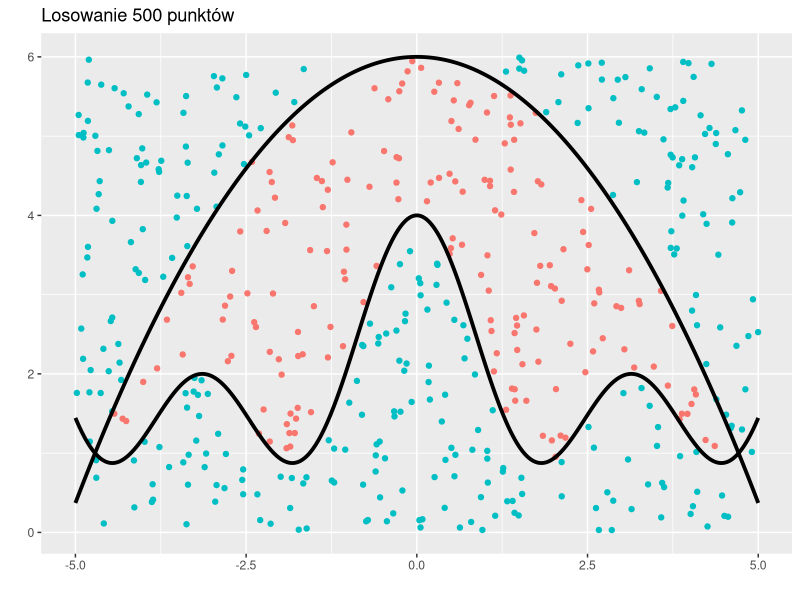
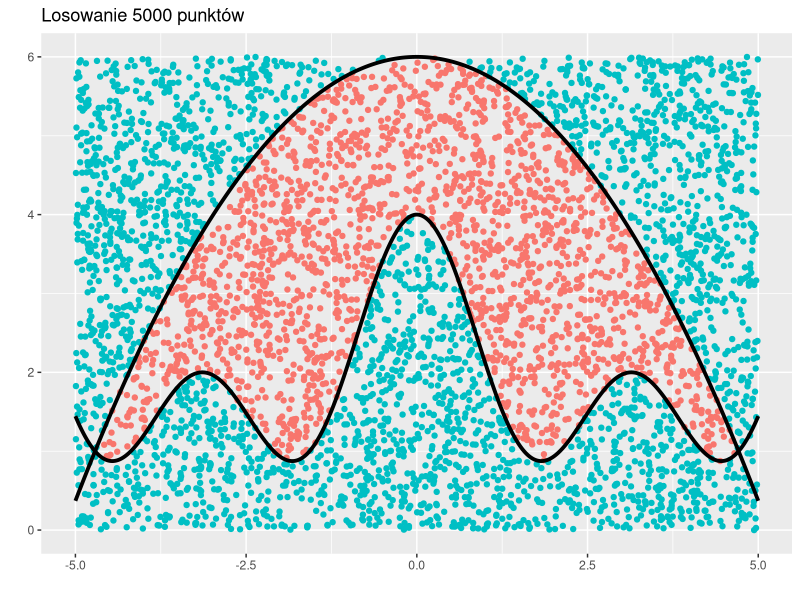
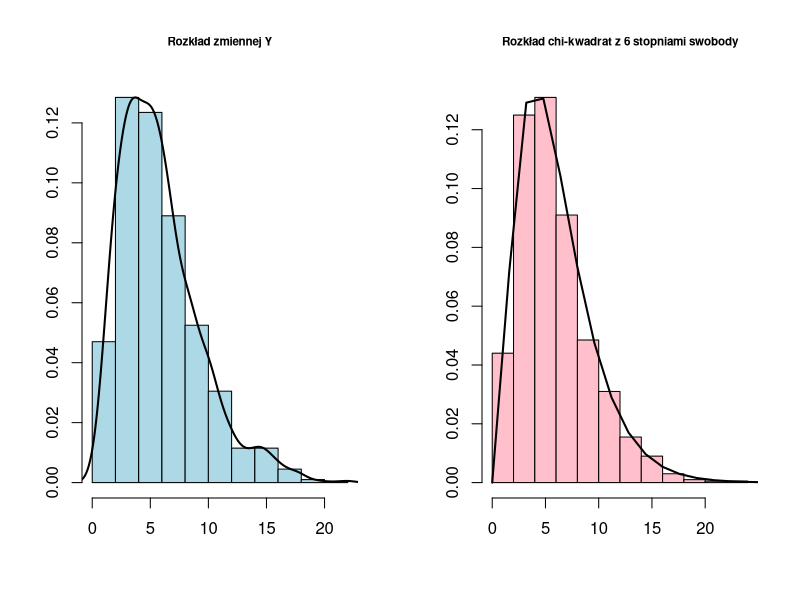
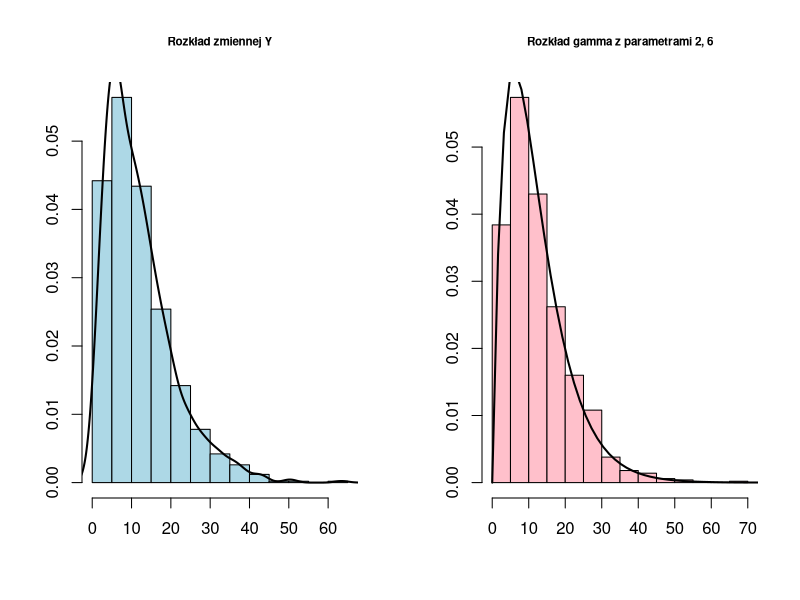
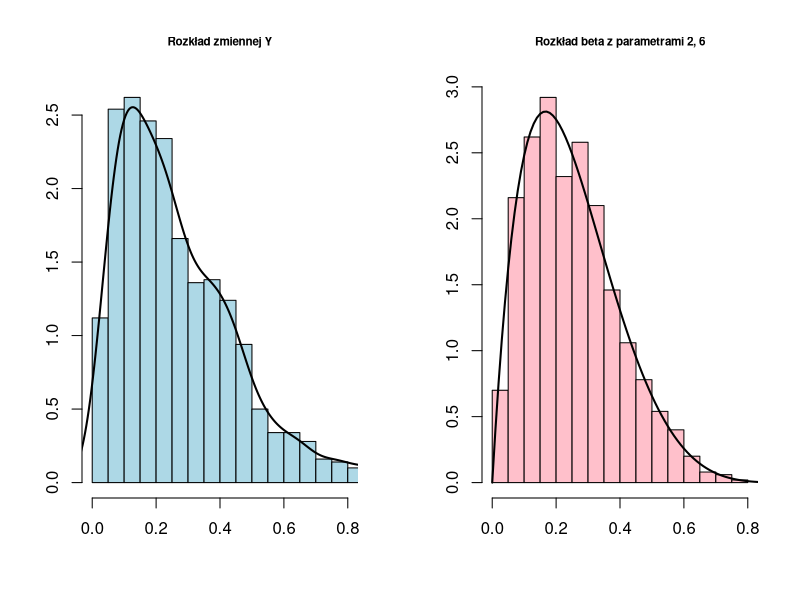

Recreate these plots in R, in order.
## ---- chunk 1
knitr::opts_chunk$set(echo = TRUE)
library(knitr)
library(kableExtra)
library(ggplot2)
## ---- chunk 2
fun1 <- function(x){
  return(6 - (20 * x^2)/(9*pi^2))
}

fun2 <- function(x){
  return(cos(x) + cos(2 * x) + 2)
}
## ---- chunk 3
x1 <- seq(-5, 5, length.out=500)
y1 <- fun1(x1)

y2 <- fun2(x1)

a <- -5
b <- 5
c <- 0
d <- 6

points_x <- numeric(500)
points_y <- numeric(500)
in_or_out <- numeric(500)

for (i in 1:500){
  point <- c(runif(1,a,b), runif(1,c,d))
  points_x[i] <- point[1]
  points_y[i] <- point[2]
  if (point[2] >= fun2(point[1]) & point[2] <= fun1(point[1])){
    in_or_out[i] <- 'blue'
  } else {
    in_or_out[i] <- 'grey'
  }
}

data_plot_500 <- data.frame(x1, y1, y2, points_x, points_y, in_or_out)

ggplot(data = data_plot_500) +
  geom_point(aes(x = points_x, y = points_y, color=in_or_out)) +
  geom_line(aes(x = x1, y = y1), linewidth = 1.3) +
  geom_line(aes(x = x1, y = y2), linewidth = 1.3) +
  labs(title = 'Losowanie 500 punktów', x = ' ', y = ' ') +
  theme(legend.position = "none")
## ---- chunk 4
x1 <- seq(-5, 5, length.out=5000)
y1 <- fun1(x1)

y2 <- fun2(x1)

a <- -5
b <- 5
c <- 0
d <- 6

points_x <- numeric(5000)
points_y <- numeric(5000)
in_or_out <- c()

for (i in 1:5000){
  point <- c(runif(1,a,b), runif(1,c,d))
  points_x[i] <- point[1]
  points_y[i] <- point[2]
  if (point[2] >= fun2(point[1]) & point[2] <= fun1(point[1])){
    in_or_out[i] <- 'blue'
  } else {
    in_or_out[i] <- 'grey'
  }
}

data_plot_5000 <- data.frame(x1, y1, y2, points_x, points_y, in_or_out)

ggplot(data = data_plot_5000) +
  geom_point(aes(x = points_x, y = points_y, color=in_or_out)) +
  geom_line(aes(x = x1, y = y1), linewidth = 1.3) +
  geom_line(aes(x = x1, y = y2), linewidth = 1.3) +
  labs(title = 'Losowanie 5000 punktów', x = ' ', y = ' ') +
  theme(legend.position = "none")
## ---- chunk 5

chi_kwadrat <- numeric(1000)
for(i in 1:1000){
  chi_kwadrat[i] <- 2 * (rexp(1) + rexp(1) + rexp(1))
}

d <- density(chi_kwadrat)

par(mfrow=c(1,2))
hist(chi_kwadrat, 
     freq = F, 
     main = "Rozkład zmiennej Y", 
     cex.main = 0.7,
     xlab = "",
     ylab = "", 
     col = 'lightblue')
lines(d[1]$x, d[2]$y, lwd = 2)

hist(rchisq(1000, 6),
     freq = F,
     main = "Rozkład chi-kwadrat z 6 stopniami swobody",
     cex.main = 0.7,
     xlab = "",
     ylab = "",
     col = 'pink')
curve(dchisq(x, 6), from = 0, to = 160, add=T, lwd = 2)
## ---- chunk 6

g <- numeric(1000)
for(i in 1:1000){
  g[i] <- 6 * (rexp(1) + rexp(1))
}

d <- density(g)
par(mfrow=c(1,2))
hist(g, 
     freq = F, 
     main = "Rozkład zmiennej Y", 
     cex.main = 0.7,
     xlab = "",
     ylab = "", 
     col = 'lightblue')
lines(d[1]$x, d[2]$y, lwd = 2)

hist(rgamma(1000, 2, 1/6),
     freq = F,
     main = "Rozkład gamma z parametrami 2, 6",
     cex.main = 0.7,
     xlab = "",
     ylab = "",
     col = 'pink')
curve(dgamma(x, 2, 1/6), from = 0, to = 160, add=T, lwd = 2)
## ---- chunk 7

b <- numeric(1000)
for(i in 1:1000){
  m <- 0
  for(j in 1:8){
    m <- m + rexp(1)
  }
  b[i] <- (rexp(1) + rexp(1))/m
}

d <- density(b)
par(mfrow=c(1,2))
hist(b, 
     freq = F, 
     main = "Rozkład zmiennej Y", 
     cex.main = 0.7,
     xlab = "",
     ylab = "", 
     col = 'lightblue',
     xlim = c(0, 0.8),
     breaks = "FD")
lines(d[1]$x, d[2]$y, lwd = 2)

hist(rbeta(1000, 2, 6),
     freq = F,
     main = "Rozkład beta z parametrami 2, 6",
     cex.main = 0.7,
     xlab = "",
     ylab = "",
     col = 'pink')
curve(dbeta(x, 2, 6), from = 0, to = 1, add=T, lwd = 2)
